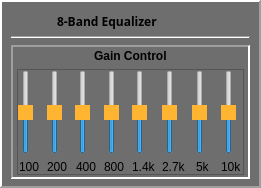
                 <widget class="QFrame" name="eq8Frame">
                  <property name="maximumSize">
                   <size>
                    <width>250</width>
                    <height>16777215</height>
                   </size>
                  </property>
                  <property name="palette">
                   <palette>
                    <active>
                     <colorrole role="Base">
                      <brush brushstyle="SolidPattern">
                       <color alpha="255">
                        <red>135</red>
                        <green>135</green>
                        <blue>135</blue>
                       </color>
                      </brush>
                     </colorrole>
                     <colorrole role="Window">
                      <brush brushstyle="SolidPattern">
                       <color alpha="255">
                        <red>110</red>
                        <green>110</green>
                        <blue>110</blue>
                       </color>
                      </brush>
                     </colorrole>
                    </active>
                    <inactive>
                     <colorrole role="Base">
                      <brush brushstyle="SolidPattern">
                       <color alpha="255">
                        <red>135</red>
                        <green>135</green>
                        <blue>135</blue>
                       </color>
                      </brush>
                     </colorrole>
                     <colorrole role="Window">
                      <brush brushstyle="SolidPattern">
                       <color alpha="255">
                        <red>110</red>
                        <green>110</green>
                        <blue>110</blue>
                       </color>
                      </brush>
                     </colorrole>
                    </inactive>
                    <disabled>
                     <colorrole role="Base">
                      <brush brushstyle="SolidPattern">
                       <color alpha="255">
                        <red>110</red>
                        <green>110</green>
                        <blue>110</blue>
                       </color>
                      </brush>
                     </colorrole>
                     <colorrole role="Window">
                      <brush brushstyle="SolidPattern">
                       <color alpha="255">
                        <red>110</red>
                        <green>110</green>
                        <blue>110</blue>
                       </color>
                      </brush>
                     </colorrole>
                    </disabled>
                   </palette>
                  </property>
                  <property name="font">
                   <font>
                    <weight>50</weight>
                    <bold>false</bold>
                   </font>
                  </property>
                  <property name="autoFillBackground">
                   <bool>true</bool>
                  </property>
                  <property name="frameShape">
                   <enum>QFrame::Panel</enum>
                  </property>
                  <property name="frameShadow">
                   <enum>QFrame::Raised</enum>
                  </property>
                  <property name="lineWidth">
                   <number>2</number>
                  </property>
                  <property name="midLineWidth">
                   <number>0</number>
                  </property>
                  <layout class="QVBoxLayout" name="verticalLayout_4">
                   <property name="leftMargin">
                    <number>9</number>
                   </property>
                   <property name="topMargin">
                    <number>6</number>
                   </property>
                   <property name="rightMargin">
                    <number>9</number>
                   </property>
                   <property name="bottomMargin">
                    <number>7</number>
                   </property>
                   <item>
                    <layout class="QHBoxLayout" name="horizontalLayout_4">
                     <item>
                      <widget class="QPushButton" name="delete8EqButton">
                       <property name="sizePolicy">
                        <sizepolicy hsizetype="Fixed" vsizetype="Fixed">
                         <horstretch>0</horstretch>
                         <verstretch>0</verstretch>
                        </sizepolicy>
                       </property>
                       <property name="text">
                        <string/>
                       </property>
                       <property name="icon">
                        <iconset resource="icons.qrc">
                         <normaloff>:/icons/icons/037-minus.svg</normaloff>:/icons/icons/037-minus.svg</iconset>
                       </property>
                       <property name="iconSize">
                        <size>
                         <width>15</width>
                         <height>15</height>
                        </size>
                       </property>
                       <property name="flat">
                        <bool>true</bool>
                       </property>
                      </widget>
                     </item>
                     <item alignment="Qt::AlignBottom">
                      <widget class="QLabel" name="label_5">
                       <property name="font">
                        <font>
                         <family>Helvetica World</family>
                         <weight>75</weight>
                         <italic>false</italic>
                         <bold>true</bold>
                         <underline>false</underline>
                        </font>
                       </property>
                       <property name="text">
                        <string>8-Band Equalizer</string>
                       </property>
                      </widget>
                     </item>
                     <item>
                      <spacer name="horizontalSpacer_6">
                       <property name="orientation">
                        <enum>Qt::Horizontal</enum>
                       </property>
                       <property name="sizeHint" stdset="0">
                        <size>
                         <width>40</width>
                         <height>20</height>
                        </size>
                       </property>
                      </spacer>
                     </item>
                     <item>
                      <widget class="QPushButton" name="eq8MoveLeftButton">
                       <property name="sizePolicy">
                        <sizepolicy hsizetype="Fixed" vsizetype="Fixed">
                         <horstretch>0</horstretch>
                         <verstretch>0</verstretch>
                        </sizepolicy>
                       </property>
                       <property name="text">
                        <string/>
                       </property>
                       <property name="icon">
                        <iconset resource="icons.qrc">
                         <normaloff>:/icons/icons/006-chevron.svg</normaloff>:/icons/icons/006-chevron.svg</iconset>
                       </property>
                       <property name="iconSize">
                        <size>
                         <width>15</width>
                         <height>15</height>
                        </size>
                       </property>
                       <property name="default">
                        <bool>false</bool>
                       </property>
                       <property name="flat">
                        <bool>true</bool>
                       </property>
                      </widget>
                     </item>
                     <item>
                      <widget class="QPushButton" name="eq8MoveRightButton">
                       <property name="sizePolicy">
                        <sizepolicy hsizetype="Fixed" vsizetype="Fixed">
                         <horstretch>0</horstretch>
                         <verstretch>0</verstretch>
                        </sizepolicy>
                       </property>
                       <property name="text">
                        <string/>
                       </property>
                       <property name="icon">
                        <iconset resource="icons.qrc">
                         <normaloff>:/icons/icons/033-chevron.svg</normaloff>:/icons/icons/033-chevron.svg</iconset>
                       </property>
                       <property name="iconSize">
                        <size>
                         <width>15</width>
                         <height>15</height>
                        </size>
                       </property>
                       <property name="flat">
                        <bool>true</bool>
                       </property>
                      </widget>
                     </item>
                    </layout>
                   </item>
                   <item>
                    <widget class="Line" name="line_10">
                     <property name="orientation">
                      <enum>Qt::Horizontal</enum>
                     </property>
                    </widget>
                   </item>
                   <item>
                    <widget class="QFrame" name="oscillator2Frame_6">
                     <property name="sizePolicy">
                      <sizepolicy hsizetype="Preferred" vsizetype="Minimum">
                       <horstretch>0</horstretch>
                       <verstretch>0</verstretch>
                      </sizepolicy>
                     </property>
                     <property name="frameShape">
                      <enum>QFrame::Panel</enum>
                     </property>
                     <property name="frameShadow">
                      <enum>QFrame::Sunken</enum>
                     </property>
                     <property name="lineWidth">
                      <number>2</number>
                     </property>
                     <layout class="QVBoxLayout" name="verticalLayout_27">
                      <property name="leftMargin">
                       <number>4</number>
                      </property>
                      <property name="topMargin">
                       <number>2</number>
                      </property>
                      <property name="rightMargin">
                       <number>4</number>
                      </property>
                      <property name="bottomMargin">
                       <number>2</number>
                      </property>
                      <item alignment="Qt::AlignHCenter">
                       <widget class="QLabel" name="oscillator2Label_6">
                        <property name="maximumSize">
                         <size>
                          <width>16777215</width>
                          <height>14</height>
                         </size>
                        </property>
                        <property name="font">
                         <font>
                          <weight>75</weight>
                          <bold>true</bold>
                         </font>
                        </property>
                        <property name="text">
                         <string>Gain Control</string>
                        </property>
                       </widget>
                      </item>
                      <item>
                       <widget class="QFrame" name="slidersFrame_3">
                        <property name="sizePolicy">
                         <sizepolicy hsizetype="Minimum" vsizetype="Preferred">
                          <horstretch>0</horstretch>
                          <verstretch>0</verstretch>
                         </sizepolicy>
                        </property>
                        <property name="frameShape">
                         <enum>QFrame::StyledPanel</enum>
                        </property>
                        <property name="frameShadow">
                         <enum>QFrame::Raised</enum>
                        </property>
                        <layout class="QHBoxLayout" name="horizontalLayout_6">
                         <property name="leftMargin">
                          <number>0</number>
                         </property>
                         <property name="topMargin">
                          <number>0</number>
                         </property>
                         <property name="rightMargin">
                          <number>0</number>
                         </property>
                         <property name="bottomMargin">
                          <number>0</number>
                         </property>
                         <item>
                          <layout class="QVBoxLayout" name="verticalLayout_50">
                           <item>
                            <widget class="QSlider" name="eqSlider100">
                             <property name="autoFillBackground">
                              <bool>false</bool>
                             </property>
                             <property name="styleSheet">
                              <string notr="true">QSlider::handle:vertical {background-color: rgb(255, 181, 50);}</string>
                             </property>
                             <property name="maximum">
                              <number>100</number>
                             </property>
                             <property name="value">
                              <number>50</number>
                             </property>
                             <property name="sliderPosition">
                              <number>50</number>
                             </property>
                             <property name="orientation">
                              <enum>Qt::Vertical</enum>
                             </property>
                             <property name="invertedAppearance">
                              <bool>false</bool>
                             </property>
                             <property name="tickPosition">
                              <enum>QSlider::NoTicks</enum>
                             </property>
                            </widget>
                           </item>
                           <item alignment="Qt::AlignHCenter">
                            <widget class="QLabel" name="sliderLabelH0_3">
                             <property name="text">
                              <string>100</string>
                             </property>
                            </widget>
                           </item>
                          </layout>
                         </item>
                         <item>
                          <layout class="QVBoxLayout" name="verticalLayout_51">
                           <item>
                            <widget class="QSlider" name="eqSlider200">
                             <property name="styleSheet">
                              <string notr="true">QSlider::handle:vertical {background-color: rgb(255, 181, 50);}</string>
                             </property>
                             <property name="maximum">
                              <number>100</number>
                             </property>
                             <property name="value">
                              <number>50</number>
                             </property>
                             <property name="sliderPosition">
                              <number>50</number>
                             </property>
                             <property name="orientation">
                              <enum>Qt::Vertical</enum>
                             </property>
                            </widget>
                           </item>
                           <item alignment="Qt::AlignHCenter">
                            <widget class="QLabel" name="label_35">
                             <property name="text">
                              <string>200</string>
                             </property>
                            </widget>
                           </item>
                          </layout>
                         </item>
                         <item>
                          <layout class="QVBoxLayout" name="verticalLayout_10">
                           <item>
                            <widget class="QSlider" name="eqSlider400">
                             <property name="styleSheet">
                              <string notr="true">QSlider::handle:vertical {background-color: rgb(255, 181, 50);}</string>
                             </property>
                             <property name="maximum">
                              <number>100</number>
                             </property>
                             <property name="value">
                              <number>50</number>
                             </property>
                             <property name="sliderPosition">
                              <number>50</number>
                             </property>
                             <property name="orientation">
                              <enum>Qt::Vertical</enum>
                             </property>
                            </widget>
                           </item>
                           <item alignment="Qt::AlignHCenter">
                            <widget class="QLabel" name="label_6">
                             <property name="text">
                              <string>400</string>
                             </property>
                            </widget>
                           </item>
                          </layout>
                         </item>
                         <item>
                          <layout class="QVBoxLayout" name="verticalLayout_52">
                           <item>
                            <widget class="QSlider" name="eqSlider800">
                             <property name="styleSheet">
                              <string notr="true">QSlider::handle:vertical {background-color: rgb(255, 181, 50);}</string>
                             </property>
                             <property name="maximum">
                              <number>100</number>
                             </property>
                             <property name="value">
                              <number>50</number>
                             </property>
                             <property name="sliderPosition">
                              <number>50</number>
                             </property>
                             <property name="orientation">
                              <enum>Qt::Vertical</enum>
                             </property>
                            </widget>
                           </item>
                           <item alignment="Qt::AlignHCenter">
                            <widget class="QLabel" name="label_36">
                             <property name="text">
                              <string>800</string>
                             </property>
                            </widget>
                           </item>
                          </layout>
                         </item>
                         <item>
                          <layout class="QVBoxLayout" name="verticalLayout_53">
                           <item>
                            <widget class="QSlider" name="eqSlider1k4">
                             <property name="styleSheet">
                              <string notr="true">QSlider::handle:vertical {background-color: rgb(255, 181, 50);}</string>
                             </property>
                             <property name="maximum">
                              <number>100</number>
                             </property>
                             <property name="value">
                              <number>50</number>
                             </property>
                             <property name="sliderPosition">
                              <number>50</number>
                             </property>
                             <property name="orientation">
                              <enum>Qt::Vertical</enum>
                             </property>
                            </widget>
                           </item>
                           <item alignment="Qt::AlignHCenter">
                            <widget class="QLabel" name="label_37">
                             <property name="text">
                              <string>1.4k</string>
                             </property>
                            </widget>
                           </item>
                          </layout>
                         </item>
                         <item>
                          <layout class="QVBoxLayout" name="verticalLayout_54">
                           <item>
                            <widget class="QSlider" name="eqSlider2k7">
                             <property name="styleSheet">
                              <string notr="true">QSlider::handle:vertical {background-color: rgb(255, 181, 50);}</string>
                             </property>
                             <property name="maximum">
                              <number>100</number>
                             </property>
                             <property name="value">
                              <number>50</number>
                             </property>
                             <property name="sliderPosition">
                              <number>50</number>
                             </property>
                             <property name="orientation">
                              <enum>Qt::Vertical</enum>
                             </property>
                            </widget>
                           </item>
                           <item alignment="Qt::AlignHCenter">
                            <widget class="QLabel" name="label_38">
                             <property name="text">
                              <string>2.7k</string>
                             </property>
                            </widget>
                           </item>
                          </layout>
                         </item>
                         <item>
                          <layout class="QVBoxLayout" name="verticalLayout_55">
                           <item>
                            <widget class="QSlider" name="eqSlider5k">
                             <property name="styleSheet">
                              <string notr="true">QSlider::handle:vertical {background-color: rgb(255, 181, 50);}</string>
                             </property>
                             <property name="maximum">
                              <number>100</number>
                             </property>
                             <property name="value">
                              <number>50</number>
                             </property>
                             <property name="sliderPosition">
                              <number>50</number>
                             </property>
                             <property name="orientation">
                              <enum>Qt::Vertical</enum>
                             </property>
                            </widget>
                           </item>
                           <item alignment="Qt::AlignHCenter">
                            <widget class="QLabel" name="label_39">
                             <property name="text">
                              <string>5k</string>
                             </property>
                            </widget>
                           </item>
                          </layout>
                         </item>
                         <item>
                          <layout class="QVBoxLayout" name="verticalLayout_56">
                           <item>
                            <widget class="QSlider" name="eqSlider10k">
                             <property name="styleSheet">
                              <string notr="true">QSlider::handle:vertical {background-color: rgb(255, 181, 50);}</string>
                             </property>
                             <property name="maximum">
                              <number>100</number>
                             </property>
                             <property name="value">
                              <number>50</number>
                             </property>
                             <property name="sliderPosition">
                              <number>50</number>
                             </property>
                             <property name="orientation">
                              <enum>Qt::Vertical</enum>
                             </property>
                            </widget>
                           </item>
                           <item alignment="Qt::AlignHCenter">
                            <widget class="QLabel" name="label_40">
                             <property name="text">
                              <string>10k</string>
                             </property>
                            </widget>
                           </item>
                          </layout>
                         </item>
                        </layout>
                       </widget>
                      </item>
                     </layout>
                    </widget>
                   </item>
                  </layout>
                 </widget>
